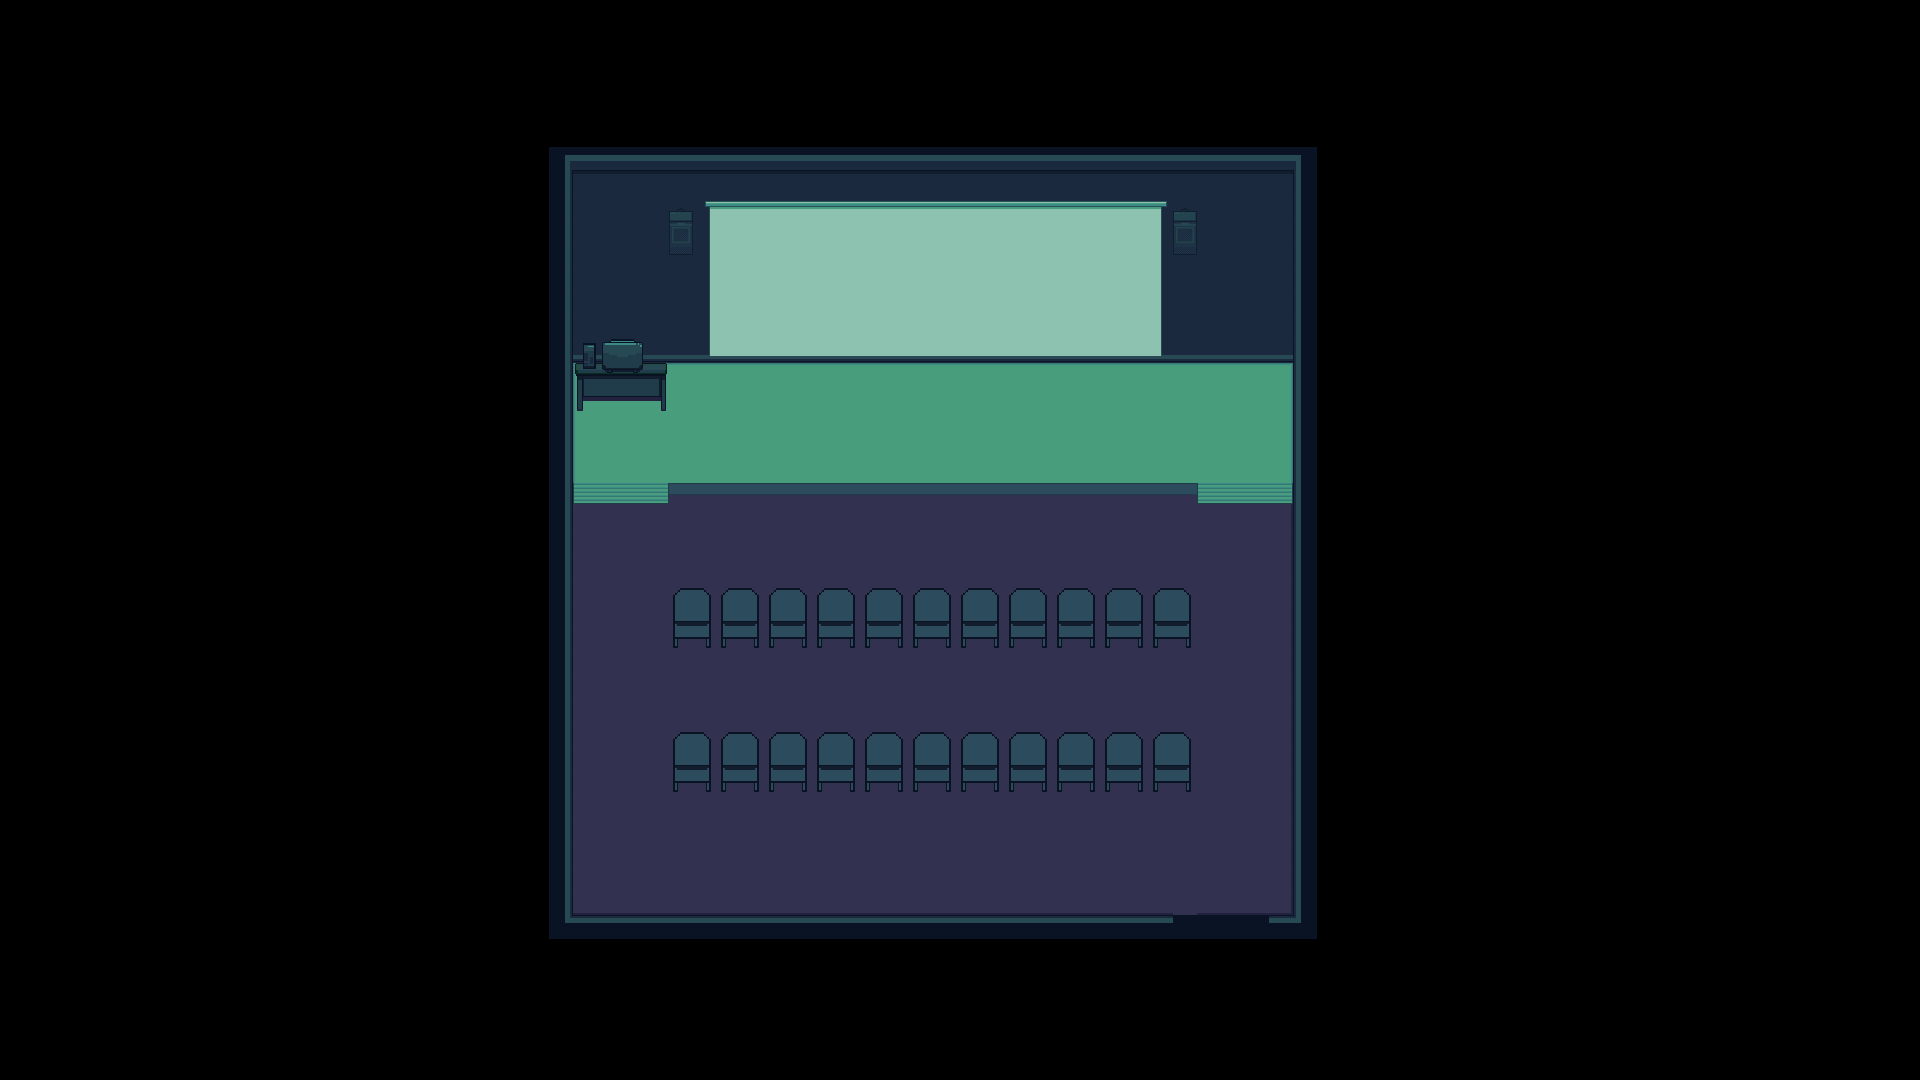

Below is a game level as drawn by its tile map, then a one-line description and the .tmx that defines it (tile-layer data replaced by summaries):
An orthogonal 80x45 tile map with 24x24 px tiles, 3 tile layers (bg, object, table tile) and 10 objects.

<map version="1.9" tiledversion="1.9.2" orientation="orthogonal" renderorder="right-down" width="80" height="45" tilewidth="24" tileheight="24" infinite="0" nextlayerid="10" nextobjectid="32">
 <tileset firstgid="1" source="theatretileset.tsx" />
 <layer id="1" name="bg" width="80" height="45" offsetx="-3.0303" offsety="3.0303">
  <data>[3600 cells, 3600 non-empty, 26 distinct tile ids]</data>
 </layer>
 <layer id="6" name="object" width="80" height="45" offsetx="-3.03" offsety="3.03">
  <data>[3600 cells, 458 non-empty, 29 distinct tile ids]</data>
 </layer>
 <layer id="4" name="table tile" width="80" height="45" offsetx="-3.0303" offsety="3.0303">
  <data>[3600 cells, 13 non-empty, 12 distinct tile ids]</data>
 </layer>
 <objectgroup id="7" name="collider">
  <object id="16" x="548.333" y="149.333" width="20.6667" height="794" />
  <object id="17" x="1294.19" y="146.75" width="22.9943" height="791.25" />
  <object id="18" x="1268.64" y="915.636" width="48.0909" height="22.7273" />
  <object id="21" x="552" y="915" width="620" height="24" />
  <object id="22" x="671" y="589" width="526" height="30" />
  <object id="23" x="671" y="734" width="526" height="30" />
  <object id="25" x="669" y="481" width="528" height="15" />
  <object id="27" x="567" y="150" width="733" height="163" />
 </objectgroup>
 <objectgroup id="9" name="door">
  <object id="31" x="1173" y="912" width="99" height="24.2955" />
 </objectgroup>
 <objectgroup id="8" name="table">
  <object id="30" x="572.909" y="336.545" width="98.7273" height="59.8182" />
 </objectgroup>
</map>
